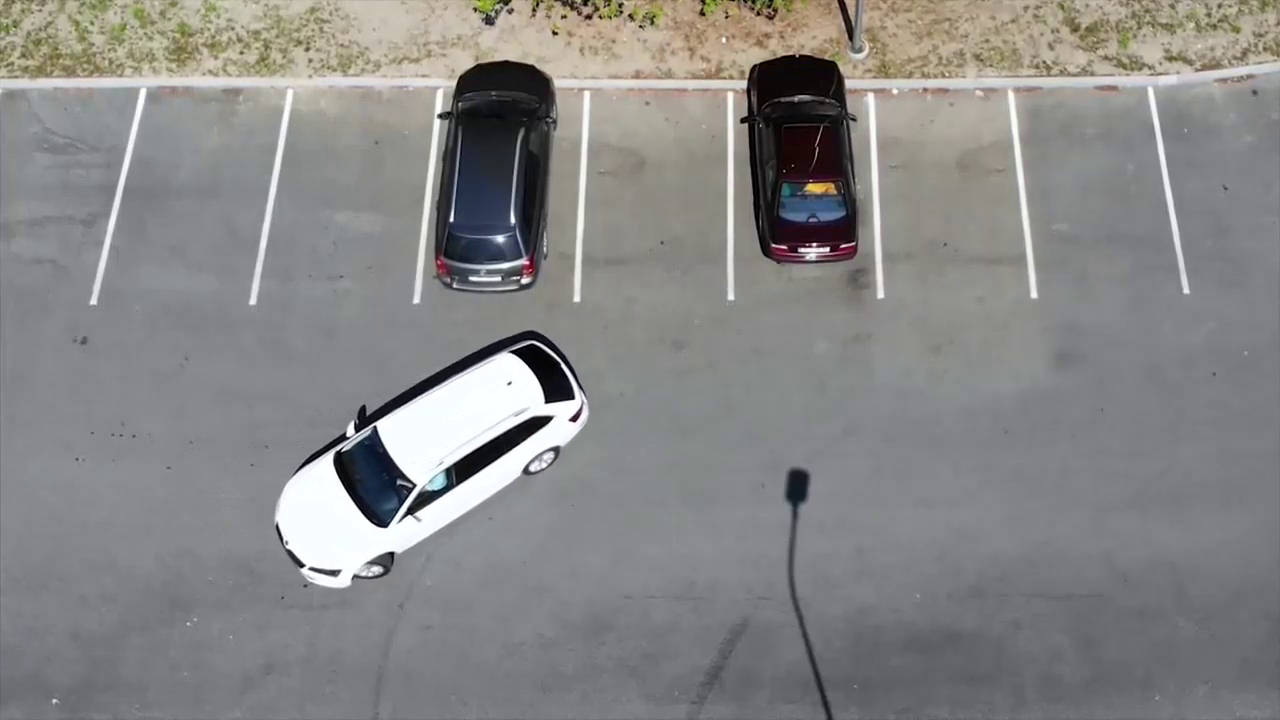
#> input picture frame 37 of video.mp4, 1280 x 720 px
$ python estacionamento.py
#> lines starting #> are read from the running program, lines starting #| are printed output that depends on the picture; after the words box and inside, x2 and y2 are one past the last pixel; in counts of white or black regions, pixels touching at a corner belong together
import numpy as np
import cv2

#mapeamento das vagas
vaga1 = [1, 89, 108, 213]
vaga2 = [115, 87, 152, 211]
vaga3 = [289, 89, 138, 212]
vaga4 = [439, 87, 135, 212]
vaga5 = [591, 90, 132, 206]
vaga6 = [738, 93, 139, 204]
vaga7 = [881, 93, 138, 201]
vaga8 = [1027, 94, 147, 202]

vagas = [vaga1, vaga2, vaga3, vaga4, vaga5, vaga6, vaga7, vaga8]

#upload do video
video = cv2.VideoCapture("video.mp4")

#loop para rodar o video
while True:

    check,img = video.read()
#> img is the input picture: shape (720, 1280, 3); mean B, G, R 133.8, 134.7, 135.4

    #converter a imagem original para cinza
    imgCinza = cv2.cvtColor(img,cv2.COLOR_BGR2GRAY)

    #aplicar um threshold adaptativo(vai desconsiderar ruídos das imagens como sombras) para binarizar a imagem
    #o threshold cria uma imagem binária a partir de uma imagem cinza
    imgTh = cv2.adaptiveThreshold(imgCinza, 255, cv2.ADAPTIVE_THRESH_GAUSSIAN_C, cv2.THRESH_BINARY_INV, 25, 16)
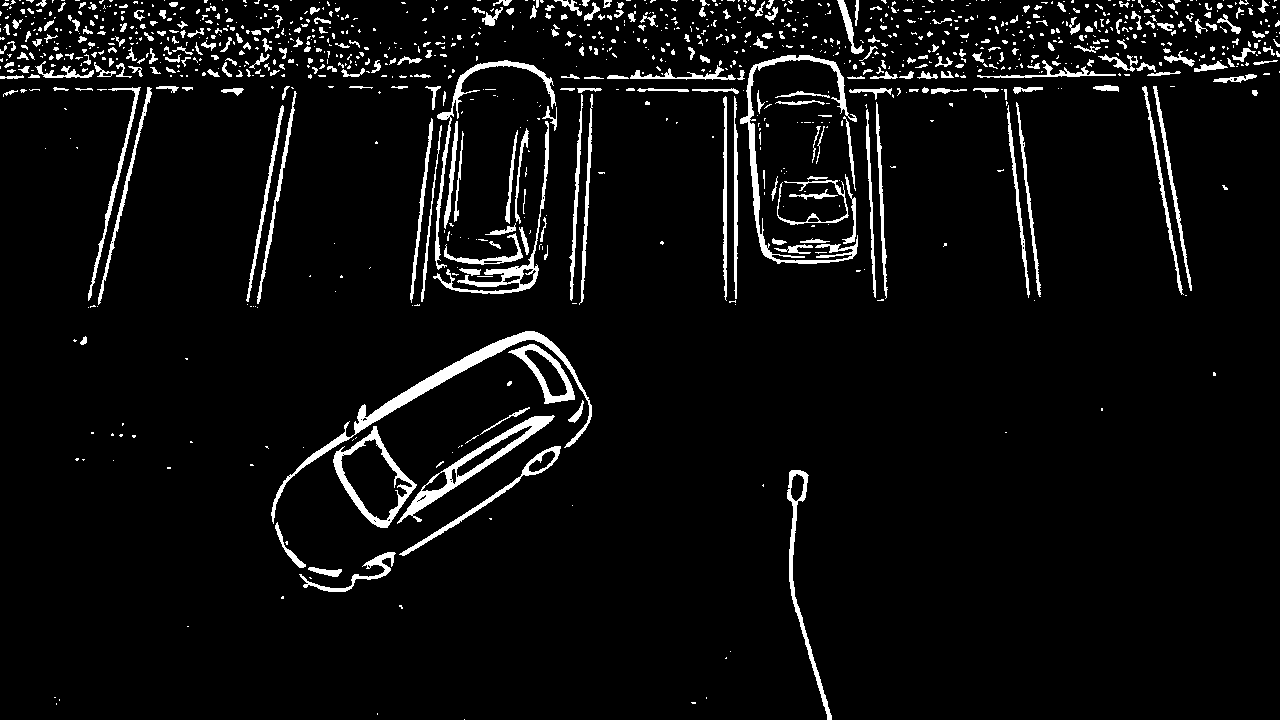
#> imgTh: shape (720, 1280); 5.4% white; 1126 white regions (808 under 20 px), largest, box (x1, y1, x2, y2) and area: (271, 331, 592, 524) 3491, (740, 55, 858, 264) 2449, (397, 415, 555, 524) 2168
    #é possível observar que uma vaga vazia tem uma grande quantidade de pixels preto

    #melhorando a imagem(retirando ruídos)
    imgBlur = cv2.medianBlur(imgTh, 5)
#> imgBlur: shape (720, 1280); 4.2% white; 540 white regions (289 under 20 px), largest, box (x1, y1, x2, y2) and area: (354, 331, 589, 433) 2700, (399, 416, 554, 522) 2105, (740, 55, 848, 263) 1815
    kernel = np.ones((3, 3), np.int8)
    imgDil = cv2.dilate(imgBlur, kernel)
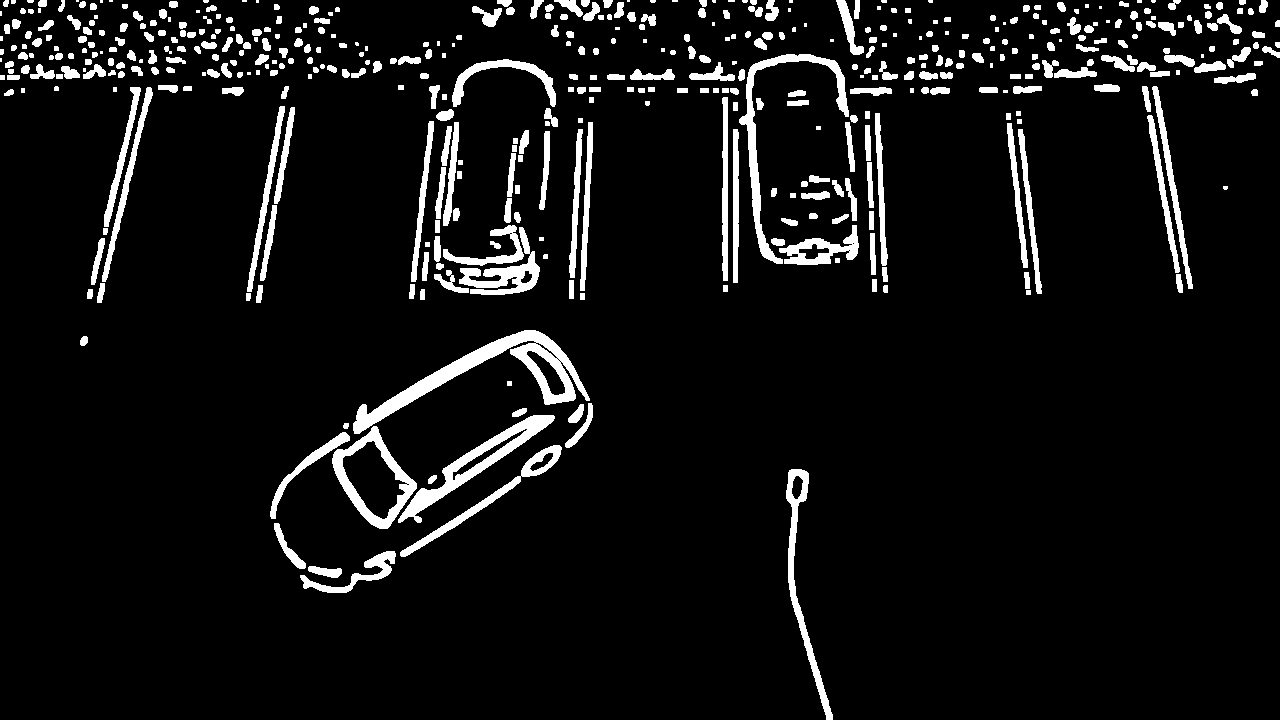
#> imgDil: shape (720, 1280); 7.1% white; 475 white regions (62 under 20 px), largest, box (x1, y1, x2, y2) and area: (353, 330, 590, 434) 4941, (398, 415, 555, 523) 2951, (739, 54, 849, 264) 2651

    vagas_livres = 0

    for x,y,w,h in vagas:
        #calcular a quantidade de pixels brancos dentro das vagas
        recorte = imgDil[y:y+h, x:x+w]
        qtd_brancos = cv2.countNonZero(recorte)
        cv2.putText(img, str(qtd_brancos), (x, y+h-10), cv2.FONT_HERSHEY_SIMPLEX, 0.5, (255,255,255), 1)

        if qtd_brancos > 3000:
            cv2.rectangle(img,(x,y),(x+w,y+h),(0,0,255),3)
        else:
            cv2.rectangle(img,(x,y),(x+w,y+h),(255,0,0),3)
            vagas_livres += 1
#> this loop made 8 passes
#> qtd_brancos on passes 1 to 8: 757, 2631, 1071, 6495, 348, 5603, 1127, 2174
#> pass 1, `recorte = imgDil[y:y+h, x:x+w]`:
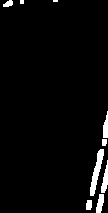
#> recorte: shape (213, 108); 3.3% white; 9 white regions (2 under 20 px), largest, box (x1, y1, x2, y2) and area: (90, 149, 104, 196) 267, (101, 160, 108, 193) 124, (96, 194, 104, 213) 106
#> pass 3, `recorte = imgDil[y:y+h, x:x+w]`:
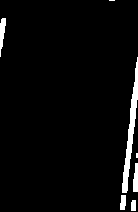
#> recorte: shape (212, 138); 3.7% white; 7 white regions (2 under 20 px), largest, box (x1, y1, x2, y2) and area: (122, 57, 138, 193) 668, (0, 18, 6, 57) 137, (133, 163, 138, 192) 119, (120, 195, 126, 210) 78, (131, 200, 136, 211) 53
#> after the loop:
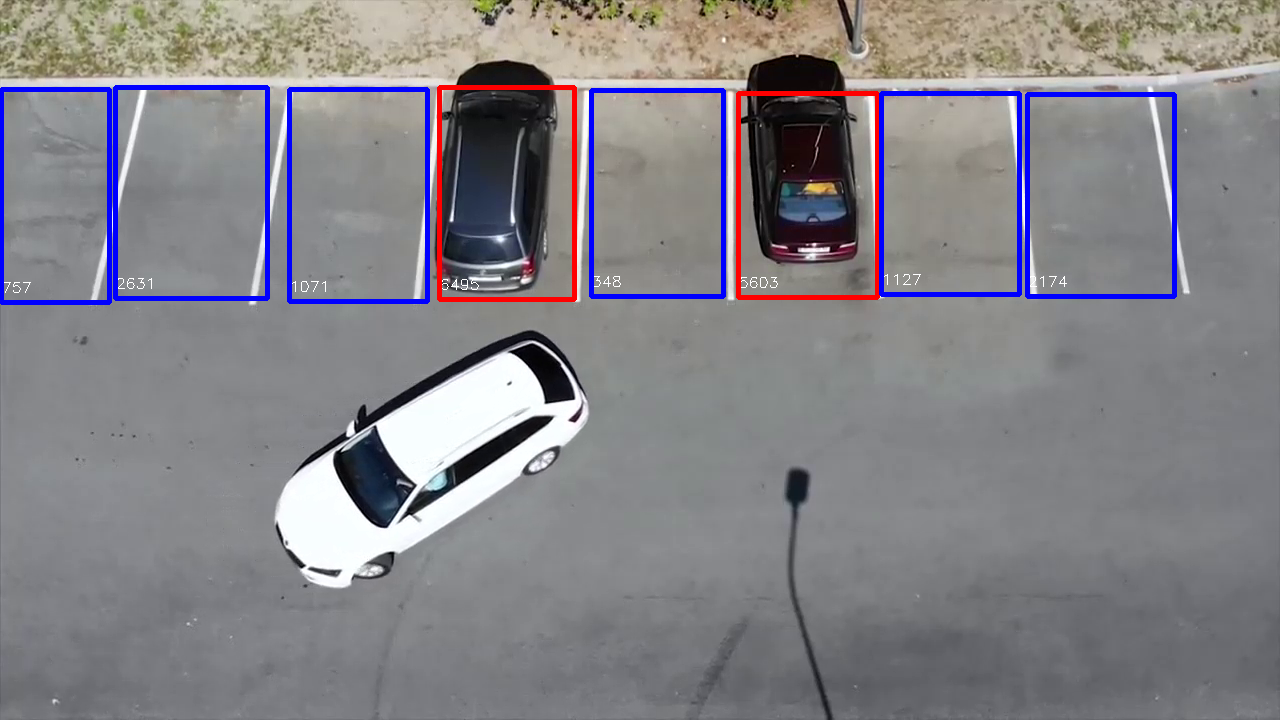
#> img: shape (720, 1280, 3); 3% of pixels changed, all inside (x1, y1, x2, y2) = (0, 85, 1177, 305)
#> after the loop:
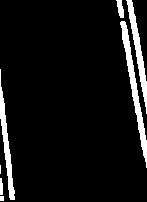
#> recorte: shape (202, 147); 7.3% white; 7 white regions (1 under 20 px), largest, box (x1, y1, x2, y2) and area: (120, 21, 147, 168) 814, (126, 0, 147, 114) 608, (0, 69, 15, 200) 583, (116, 0, 124, 18) 94, (0, 178, 3, 195) 46, (0, 196, 4, 201) 20
#> after the loop, vagas_livres = 6

    cv2.rectangle(img, (90,0), (415,60), (255, 0, 0), -1)
    cv2.putText(img, f'Vagas Livres: {vagas_livres}/{len(vagas)}', (95,45), (cv2.FONT_HERSHEY_SIMPLEX), 1.5, (0, 0, 0), 5)
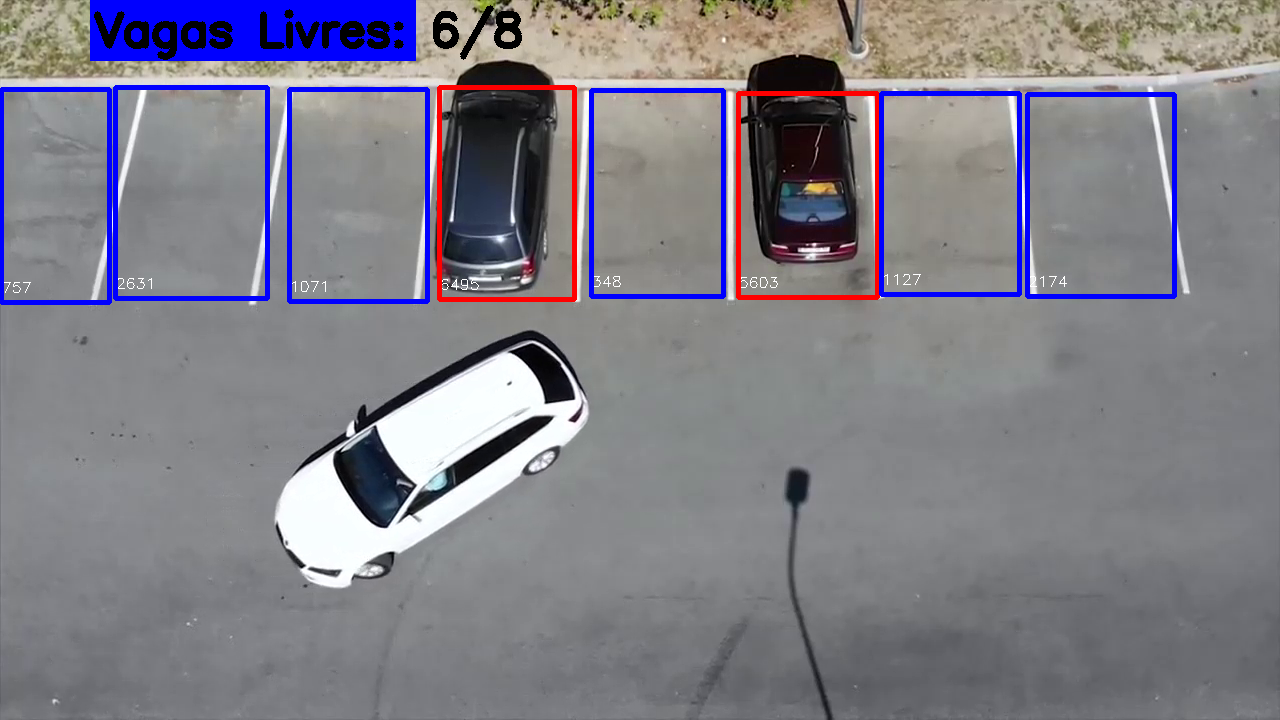
#> img: shape (720, 1280, 3); mean B, G, R 136, 126.4, 128.7

    cv2.imshow("video", img)
    #cv2.imshow("video TH", imgTh)
    #cv2.imshow("video Dilatado", imgDil)
    cv2.waitKey(10)

$ run again, starting later in the video
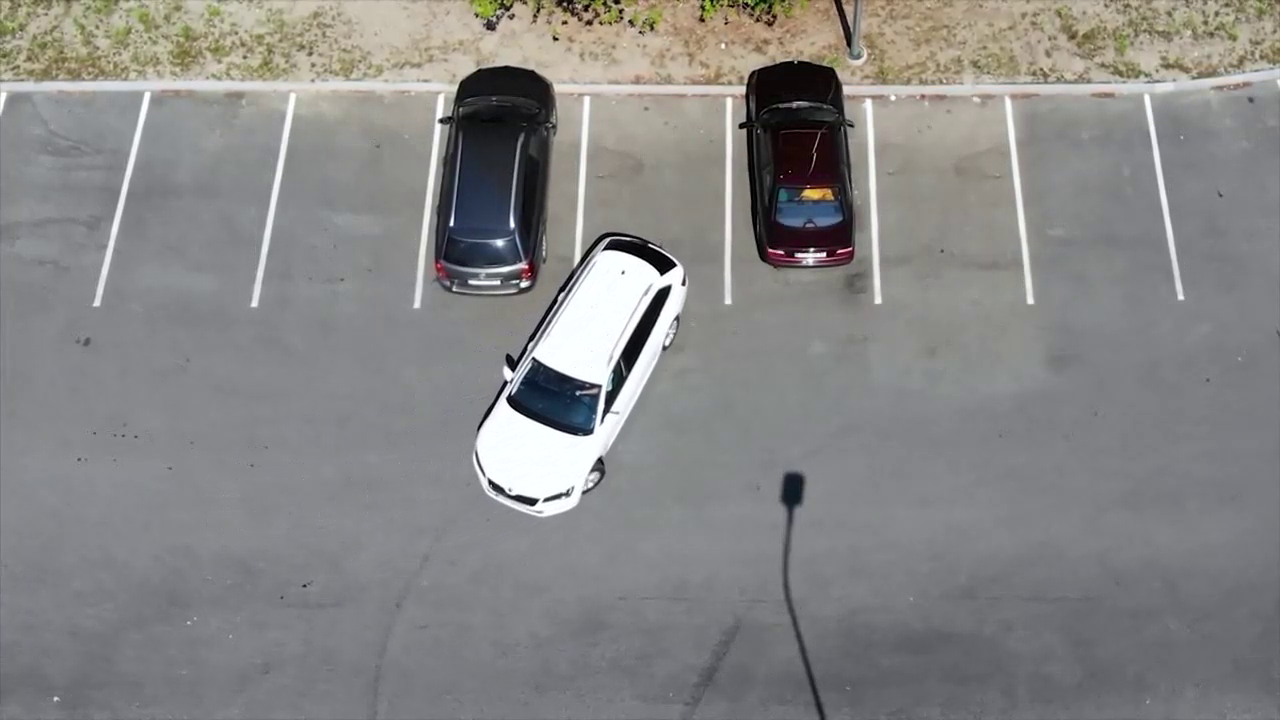
#> input picture frame 167 of video.mp4, 1280 x 720 px
#> img is the input picture: shape (720, 1280, 3); mean B, G, R 133.5, 134.4, 135.1
#> imgTh: shape (720, 1280); 5.2% white; 1185 white regions (851 under 20 px), largest, box (x1, y1, x2, y2) and area: (738, 61, 855, 269) 2559, (506, 232, 677, 373) 1861, (600, 284, 672, 426) 1788
#> imgBlur: shape (720, 1280); 3.9% white; 591 white regions (326 under 20 px), largest, box (x1, y1, x2, y2) and area: (506, 232, 676, 372) 2154, (738, 61, 845, 268) 1830, (601, 284, 672, 424) 1807
#> imgDil: shape (720, 1280); 6.9% white; 517 white regions (86 under 20 px), largest, box (x1, y1, x2, y2) and area: (737, 60, 855, 270) 3920, (505, 231, 677, 373) 3363, (600, 283, 673, 425) 2365
#> the loop `for x,y,w,h in vagas:` made 8 passes
#> qtd_brancos on passes 1 to 8: 626, 2655, 1101, 6636, 2863, 5558, 1563, 2515
#> after the loop `for x,y,w,h in vagas:`:
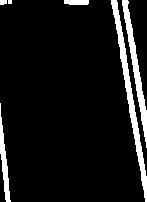
#> recorte: shape (202, 147); 8.5% white; 6 white regions (1 under 20 px), largest, box (x1, y1, x2, y2) and area: (111, 0, 147, 202) 1133, (122, 0, 147, 148) 814, (0, 103, 11, 202) 401, (64, 0, 89, 5) 119, (0, 0, 7, 5) 32
#> after the loop `for x,y,w,h in vagas:`: vagas_livres = 6
#> `cv2.putText(img, f'Vagas Livres: {vagas_livres}/{len(vagas)}', (95,45)..`:
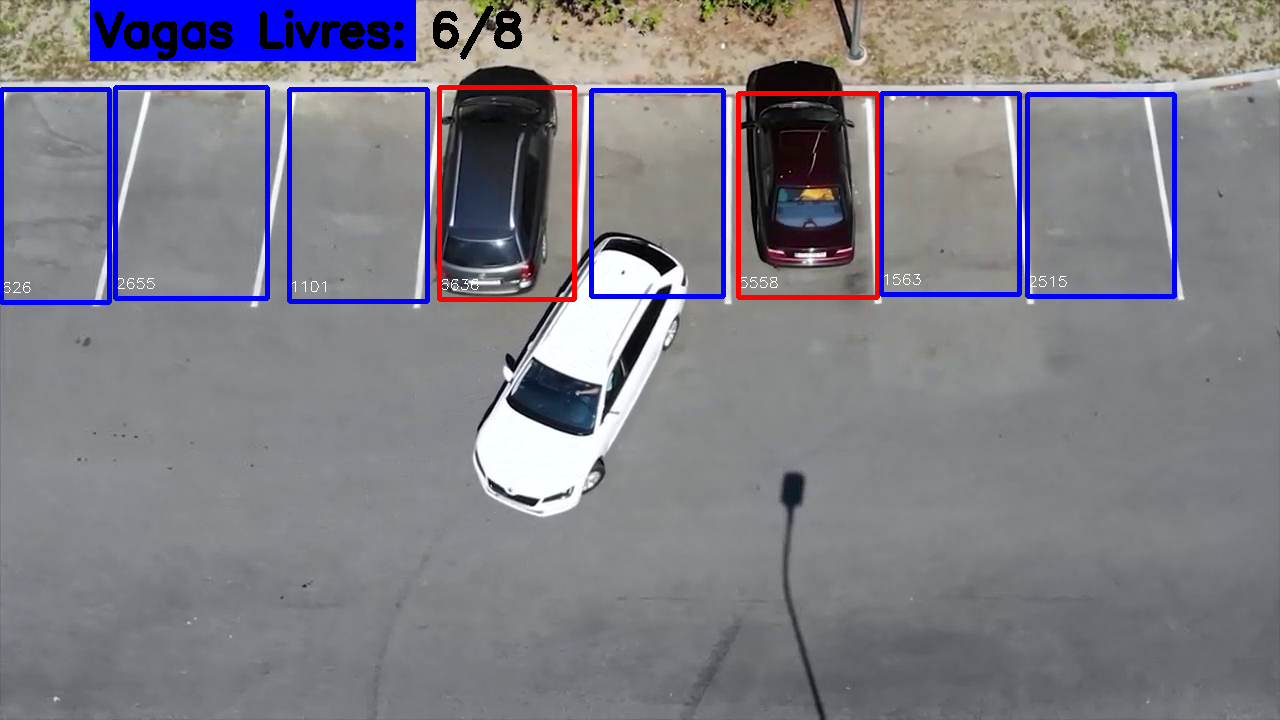
#> img: shape (720, 1280, 3); mean B, G, R 135.5, 125.9, 128.2

$ run again, starting later in the video
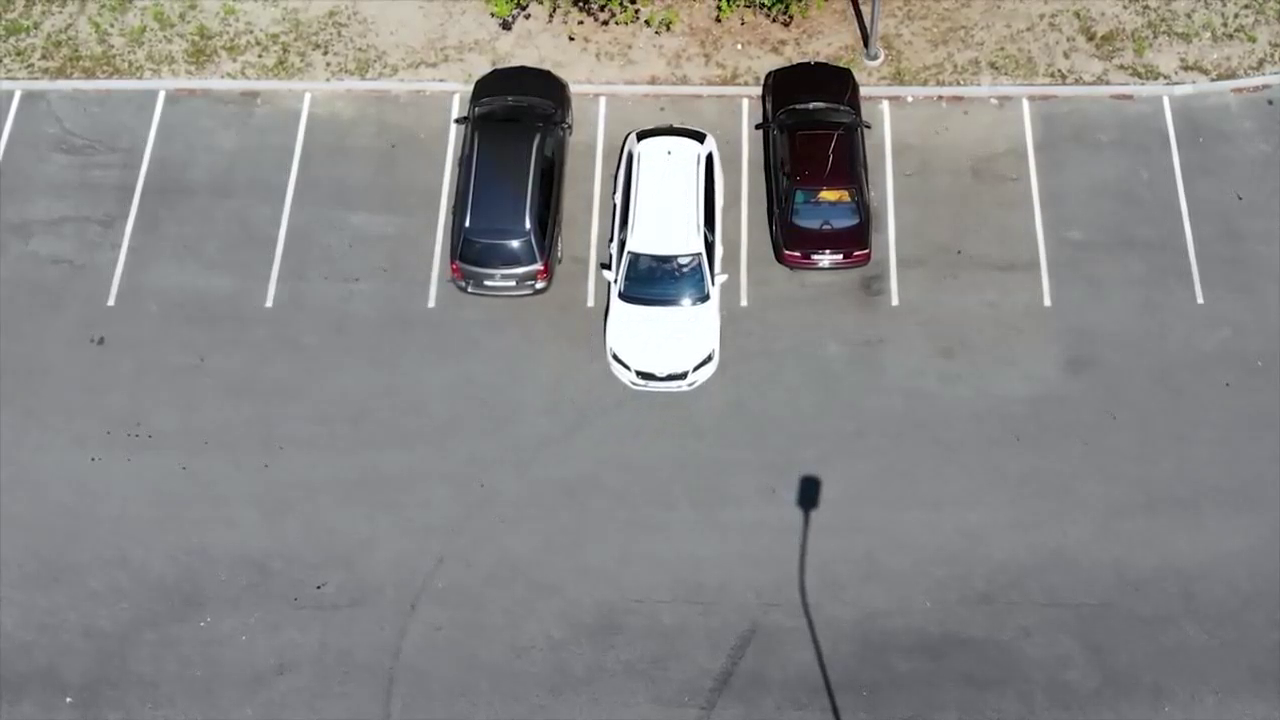
#> input picture frame 298 of video.mp4, 1280 x 720 px
#> img is the input picture: shape (720, 1280, 3); mean B, G, R 135.9, 136.6, 137.1
#> imgTh: shape (720, 1280); 5.1% white; 1195 white regions (874 under 20 px), largest, box (x1, y1, x2, y2) and area: (754, 62, 872, 271) 2548, (595, 99, 731, 396) 2142, (448, 107, 573, 298) 1693
#> imgBlur: shape (720, 1280); 3.8% white; 601 white regions (332 under 20 px), largest, box (x1, y1, x2, y2) and area: (755, 62, 861, 270) 1809, (798, 476, 840, 720) 1238, (704, 152, 715, 284) 1113
#> imgDil: shape (720, 1280); 6.7% white; 522 white regions (98 under 20 px), largest, box (x1, y1, x2, y2) and area: (754, 61, 862, 271) 2634, (617, 250, 711, 307) 2022, (797, 475, 841, 720) 1924
#> the loop `for x,y,w,h in vagas:` made 8 passes
#> qtd_brancos on passes 1 to 8: 809, 2581, 1192, 6917, 7659, 6297, 2121, 2499
#> after the loop `for x,y,w,h in vagas:`:
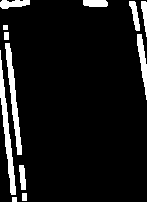
#> recorte: shape (202, 147); 8.4% white; 12 white regions, largest, box (x1, y1, x2, y2) and area: (0, 50, 16, 195) 672, (5, 43, 22, 155) 605, (137, 34, 147, 100) 304
#> after the loop `for x,y,w,h in vagas:`: vagas_livres = 5
#> `cv2.putText(img, f'Vagas Livres: {vagas_livres}/{len(vagas)}', (95,45)..`:
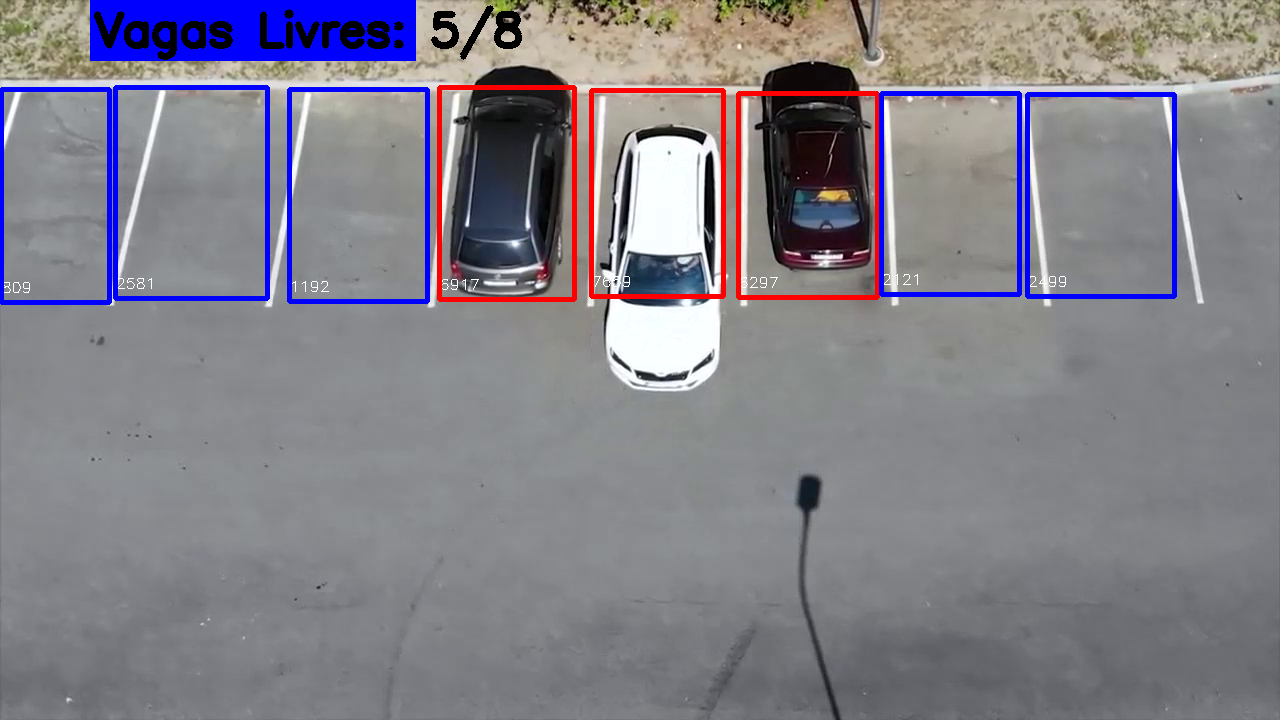
#> img: shape (720, 1280, 3); mean B, G, R 136.9, 128.2, 131.3
